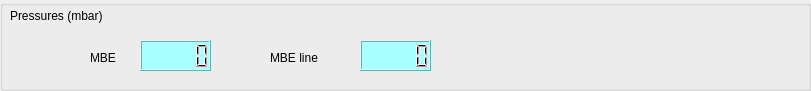
     <widget class="QGroupBox" name="groupBox_19">
      <property name="geometry">
       <rect>
        <x>0</x>
        <y>470</y>
        <width>811</width>
        <height>91</height>
       </rect>
      </property>
      <property name="title">
       <string/>
      </property>
      <widget class="QLabel" name="label_339">
       <property name="geometry">
        <rect>
         <x>10</x>
         <y>0</y>
         <width>241</width>
         <height>31</height>
        </rect>
       </property>
       <property name="styleSheet">
        <string notr="true">font: 12pt &quot;MS Shell Dlg 2&quot;;</string>
       </property>
       <property name="text">
        <string>Pressures (mbar)</string>
       </property>
      </widget>
      <widget class="QLabel" name="label_342">
       <property name="geometry">
        <rect>
         <x>90</x>
         <y>50</y>
         <width>47</width>
         <height>16</height>
        </rect>
       </property>
       <property name="styleSheet">
        <string notr="true">font: 12pt &quot;MS Shell Dlg 2&quot;;</string>
       </property>
       <property name="text">
        <string>MBE</string>
       </property>
      </widget>
      <widget class="QLCDNumber" name="lcdNumber_14">
       <property name="geometry">
        <rect>
         <x>140</x>
         <y>40</y>
         <width>71</width>
         <height>31</height>
        </rect>
       </property>
       <property name="styleSheet">
        <string notr="true">background-color: rgb(170, 255, 255);</string>
       </property>
      </widget>
      <widget class="QLabel" name="label_343">
       <property name="geometry">
        <rect>
         <x>270</x>
         <y>50</y>
         <width>91</width>
         <height>16</height>
        </rect>
       </property>
       <property name="styleSheet">
        <string notr="true">font: 12pt &quot;MS Shell Dlg 2&quot;;</string>
       </property>
       <property name="text">
        <string>MBE line</string>
       </property>
      </widget>
      <widget class="QLCDNumber" name="lcdNumber_15">
       <property name="geometry">
        <rect>
         <x>360</x>
         <y>40</y>
         <width>71</width>
         <height>31</height>
        </rect>
       </property>
       <property name="styleSheet">
        <string>background-color: rgb(170, 255, 255);</string>
       </property>
      </widget>
     </widget>
